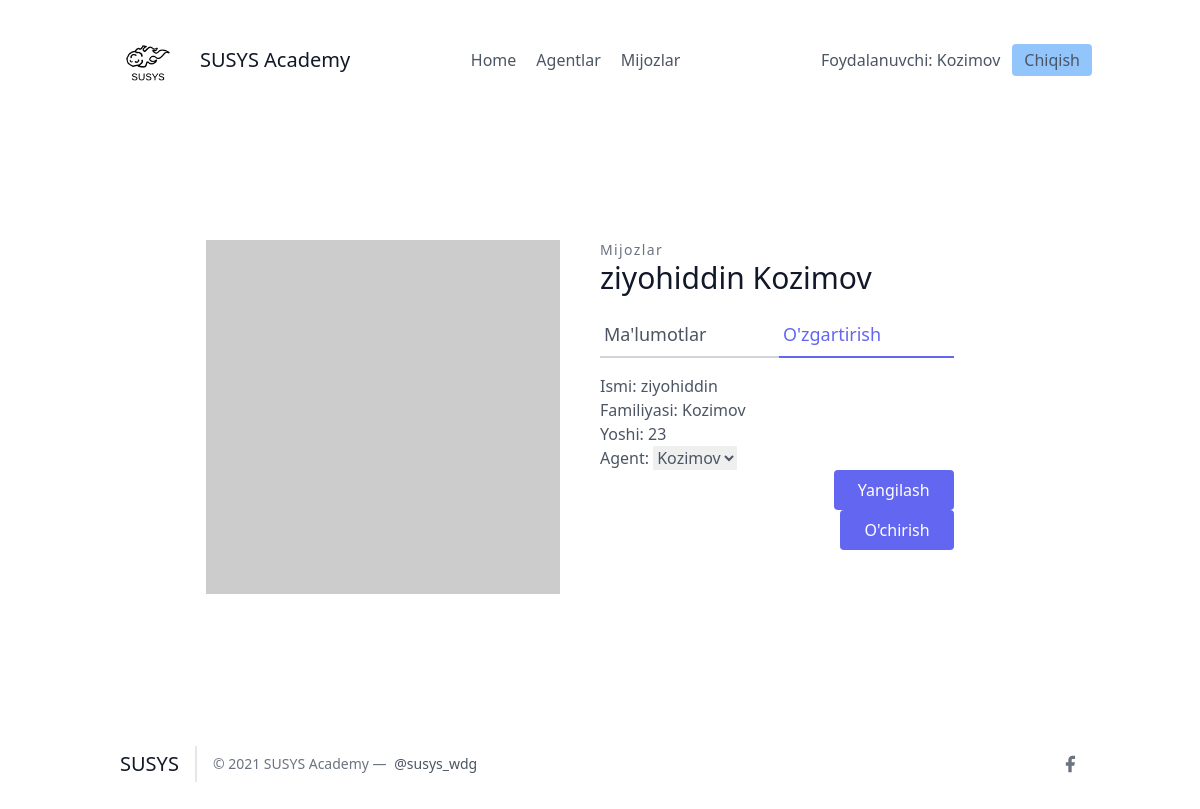
The page /leads/1/update_detail (signed in) on the database its author committed.
### leads/models.py (models this page shows, shortened)
class User(AbstractUser):
    is_organisor = models.BooleanField(default=True)
    is_agent = models.BooleanField(default=False)

class Lead(models.Model):
    ismi = models.CharField(max_length=20)
    familiyasi = models.CharField(max_length=20)
    yoshi = models.IntegerField(default=0)
    organisation = models.ForeignKey(UserProfile, on_delete=models.CASCADE)
    agent = models.ForeignKey("Agent", null=True, blank=True, on_delete=models.SET_NULL)
    category = models.ForeignKey("Category", null=True, blank=True, on_delete=models.SET_NULL)

### leads/views.py (the view, shortened to what this page needs)
# urls.py: path('<int:pk>/update_detail', LeadUpdateView.as_view(), name="update"),
class LeadUpdateView(OrganiserAndLoginRequiredMixin, UpdateView):
    template_name = "leads/leads_update.html"
    queryset = Lead.objects.all()
    form_class = LeadModelForm

### leads/forms.py
class LeadModelForm(forms.ModelForm):
    class Meta:
        model = Lead
        fields = (
            "ismi",
            "familiyasi",
            "yoshi",
            "agent"
        )

### agents/mixins.py (called while the page is built)
    def dispatch(self, request, *args, **kwargs):
        if not request.user.is_authenticated or not request.user.is_organisor:
            return redirect("login")
        return super().dispatch(request, *args, **kwargs)

### leads/models.py (called while the page is built)
    def __str__(self):
        return str(self.user)

### leads/templates/leads/leads_update.html (shortened to what this page needs)
{% extends 'base.html' %}
{% block content %}
    <section class="text-gray-600 body-font overflow-hidden">
    <div class="container px-5 py-24 mx-auto">
    <div class="lg:w-4/5 mx-auto flex flex-wrap">
        <img alt="ecommerce" class="lg:w-1/2 w-full lg:pr-10 lg:py-6 mb-6 lg:mb-0 object-cover object-center rounded" src="https://dummyimage.com/400x400">
      <div class="lg:w-1/2 w-full lg:pr-10 lg:py-6 mb-6 lg:mb-0">
        <h2 class="text-sm title-font text-gray-500 tracking-widest">Mijozlar</h2>
        <h1 class="text-gray-900 text-3xl title-font font-medium mb-4">{{ lead.ismi }} {{ lead.familiyasi }}</h1>
        <div class="flex mb-4">
            <a href="{% url 'leads:detallar' lead.pk %}" class="flex-grow border-b-2 border-gray-300 py-2 text-lg px-1">
                Ma'lumotlar
            </a>
            <a href="{% url 'leads:update' lead.pk %}" class="flex-grow text-indigo-500 border-b-2 border-indigo-500 py-2 text-lg px-1">
                O'zgartirish
            </a>
        </div>
        <form method="post">
            <p>
            {{ form.as_p }}
            <button type="submit" class="flex ml-auto text-white bg-indigo-500 border-0 py-2 px-6 focus:outline-none hover:bg-indigo-600 rounded">Yangilash</button>
            <button class="flex ml-auto text-white bg-indigo-500 border-0 py-2 px-6 focus:outline-none hover:bg-indigo-600 rounded"><a href="{% url 'leads:delete' lead.pk %}">O'chirish </a></button>
        </form>
      </div>
    </div>
    </div>
    </section>
{% endblock %}

### frontend/details/navbar.html
{% load static %}
<header class="text-gray-600 body-font">
  <div class="container mx-auto flex flex-wrap p-5 flex-col md:flex-row items-center">
    <a class="flex title-font font-medium items-center text-gray-900 mb-4 md:mb-0">
      <img src="{% static 'img/logo-dark.png' %}" style="width: 80px;" alt="Logo">
      <span class="ml-3 text-xl">SUSYS Academy</span>
    </a>
    <nav class="md:ml-auto md:mr-auto flex flex-wrap items-center text-base justify-center">
      <a href="/" class="mr-5 hover:text-gray-900">Home</a>
    {% if not request.user.is_authenticated %}
      </nav>
        <button class="inline-flex items-center bg-blue-300 border-0 py-1 px-3 focus:outline-none hover:bg-blue-200 rounded text-base mt-4 md:mt-0" style="margin-right: 20px">
          <a  href="{% url 'signup' %}">Ro'yxatdan o'tish
          </a>
        </button>
    {% else %}
        {% if request.user.is_organisor %}
        <a href="/agents/" class="mr-5 hover:text-gray-900">Agentlar</a>
        {% endif %}
        <a href="/leads/" class="mr-5 hover:text-gray-900">Mijozlar</a>
      </nav>
    {% endif %}
    {% if request.user.is_authenticated %}
      Foydalanuvchi: {{ request.user.username }}
      <button class="ml-3 inline-flex items-center bg-blue-300 border-0 py-1 px-3 focus:outline-none hover:bg-blue-200 rounded text-base mt-4 md:mt-0">
        <a  href="{% url 'logout' %}">Chiqish
        </a>
      </button>
    {% else %}
    <button class="inline-flex items-center bg-blue-300 border-0 py-1 px-3 focus:outline-none hover:bg-blue-200 rounded text-base mt-4 md:mt-0">
      <a href="{% url 'login' %}">Kirish
    </a>
    </button>
    {% endif %}
  </div>
</header>

### rows shown on the page
User: user.username "Kozimov"
Lead: ismi "ziyohiddin", familiyasi "Kozimov", yoshi "23", agent "Kozimov"
